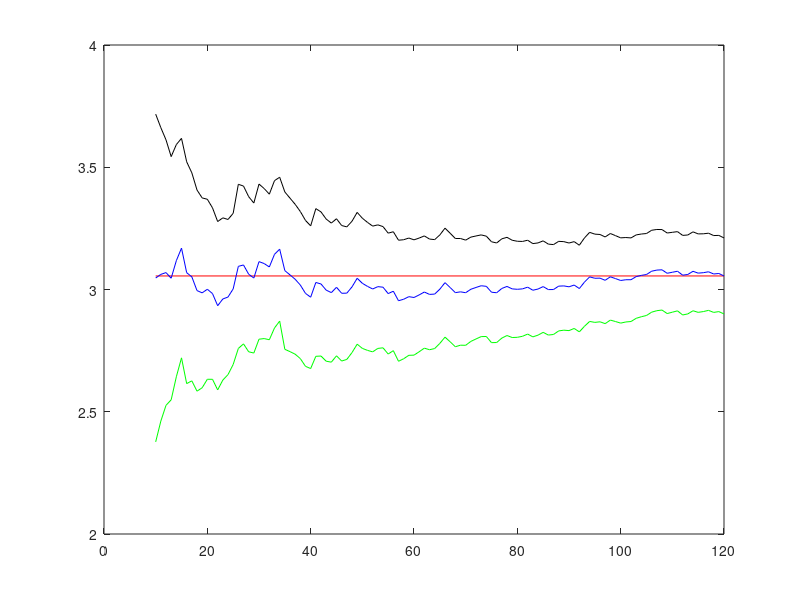
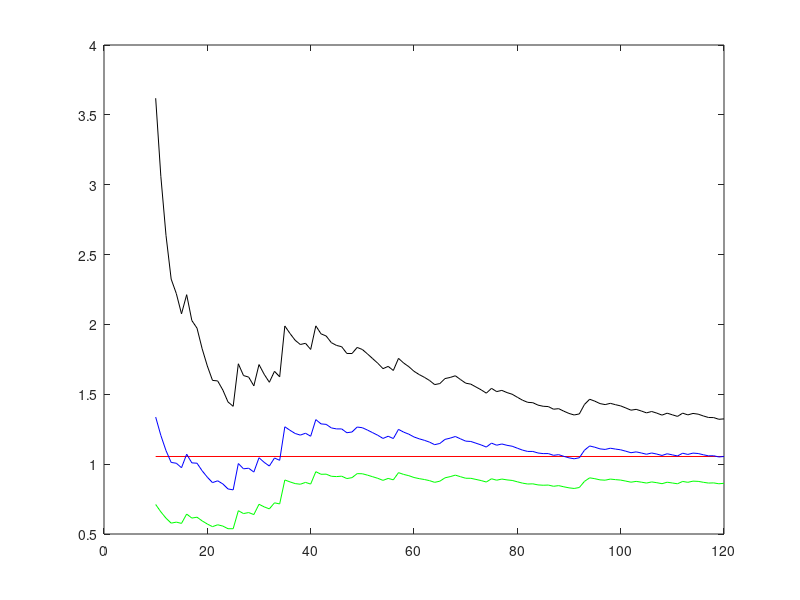

Write MATLAB code to recreate these figures, in order.
% Problem 18
X = [3.38,1.21,1.85,2.24,4.17,2.99,4.81,2.71,2.70,4.41,3.21,3.15,2.77,...
     4.05,3.89,1.56,2.78,2.04,2.82,3.28,2.63,1.89,3.57,3.15,3.80,5.40,...
     3.25,2.04,2.61,5.06,2.87,2.66,4.80,3.86,0.09,2.45,2.40,2.14,1.69,...
     2.36,5.44,2.77,1.94,2.55,3.97,1.88,3.01,4.21,4.74,2.02,2.38,2.46,...
     3.51,2.89,1.57,3.53,0.77,3.31,3.58,2.77,3.61,3.71,2.38,3.06,4.29,...
     4.76,1.69,1.59,3.21,2.74,3.99,3.53,3.52,2.84,1.21,2.82,4.34,3.65,...
     2.22,2.87,3.14,3.58,1.96,3.41,3.85,1.96,3.02,4.22,3.10,2.68,3.67,...
     1.70,5.47,5.02,2.52,3.09,2.19,4.44,2.33,2.27,3.34,3.05,4.35,3.58,...
     3.43,4.49,3.57,3.20,1.53,3.53,3.53,1.27,3.40,4.53,2.21,3.28,3.50,...
     2.01,3.30,1.86];
   

% Solution
gamma = 0.9;
alpha = (1 - gamma)/2;
N = 1:length(X);
 
MX = mean(X);
DX = var(X);

M = [];
D = [];
for i = N
    M(i) = mean(X(1:i));
    D(i) = var(X(1:i));
end;

% Part A
ML = M - sqrt(D./N).*tinv(1 - alpha, N - 1);
MH = M + sqrt(D./N).*tinv(1 - alpha, N - 1);

% Part B
DL = D.*(N - 1)./chi2inv(1 - alpha, N - 1);
DH = D.*(N - 1)./chi2inv(alpha, N - 1);

fprintf('Mean(X)  : %.5f\n', MX);
fprintf('Low bound(MX): %.5f\nHigh bound(MX): %.5f\n', ML(end), MH(end));

fprintf('\nVariance(X): %.5f\n', DX); 
fprintf('Low bound(DX): %.5f\nHigh bound(DX): %.5f\n', DL(end), DH(end));

N = 10:length(X);
M = M(N);
ML = ML(N);
MH = MH(N);
D = D(N);
DL = DL(N);
DH = DH(N);

figure
plot([N(1),N(end)], [MX, MX], 'r');  % draw line y = MX
hold on;
plot(N, M, 'b');    % mean
plot(N, ML, 'g');   % low bound of mean
plot(N, MH, 'k');   % high bound of mean
hold off;


figure
plot([N(1), N(end)], [DX, DX], 'r');    % draw line y = DX
hold on;
plot(N, D, 'b');     % variance
plot(N, DL, 'g');    % low bound of variance 
plot(N, DH, 'k');    % high bound of variance
hold off;
